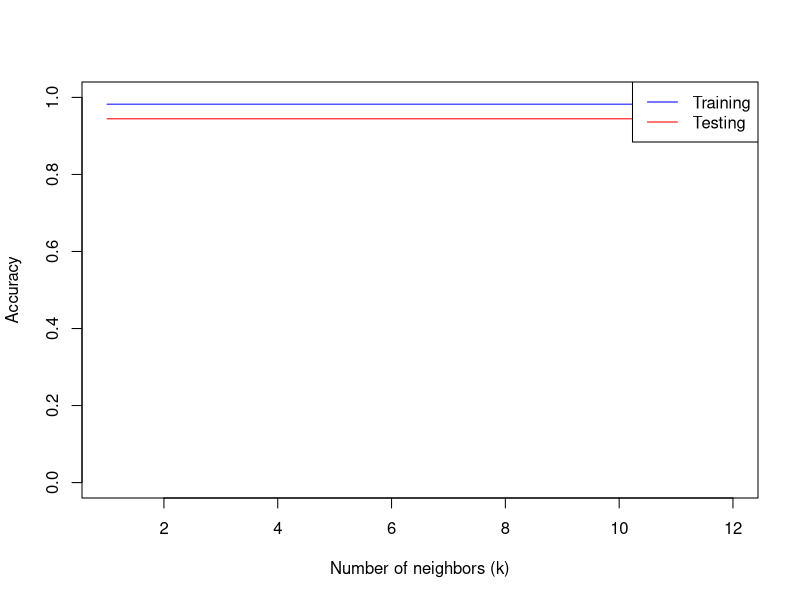
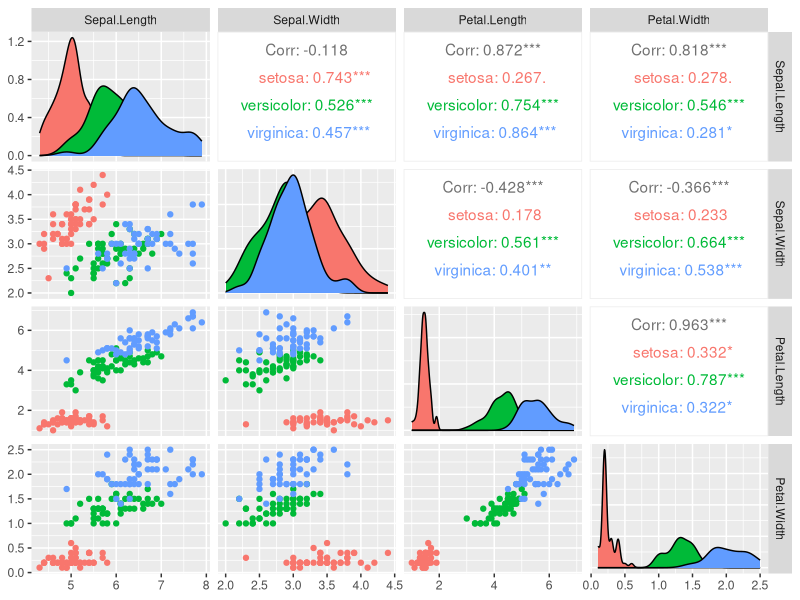
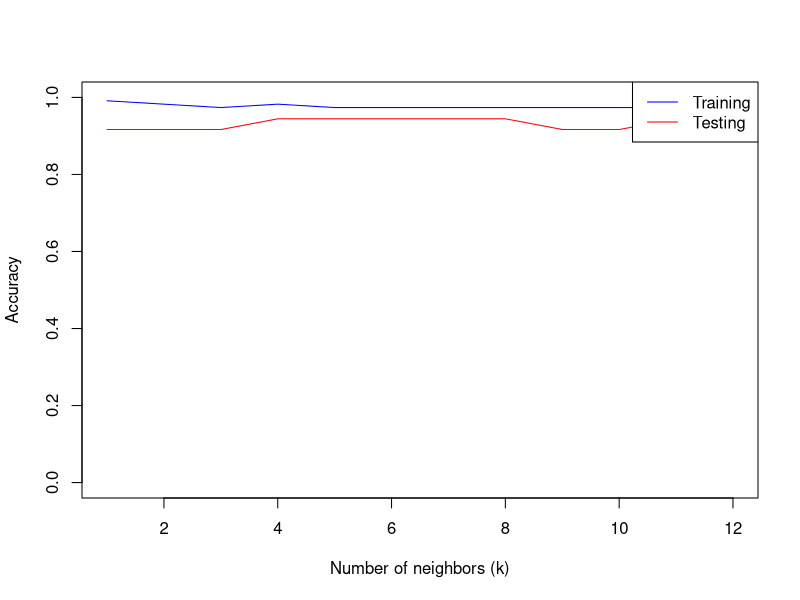

Reproduce these figures in R, in order. (Note: this script raises an error after producing the figures.)
#install.packages("kknn")
#library(kknn)
library(caret)
# Load the iris dataset
data(iris)

# Create a dataframe for the features
X <- as.data.frame(iris$Sepal.Length)
X <- cbind(X, iris$Sepal.Width)
X <- cbind(X, iris$Petal.Length)
X <- cbind(X, iris$Petal.Width)

# Create a vector for the labels
Y <- iris$Species

# K-Nearest Neighbors

# Predict the species of a new flower
flower <- c(3.2, 2.2, 2.5, 1.9)

# Calculate the Euclidean distances
dis <- sqrt((X$`iris$Sepal.Length` - flower[1])^2 + (X$`iris$Sepal.Width` - flower[2])^2 + (X$`iris$Petal.Length` - flower[3])^2 + (X$`iris$Petal.Width` - flower[4])^2)
dis

# Add distances and species to the dataframe
X$distances <- dis
X$Species <- Y

# Sort the dataframe by distances
X <- X[order(X$distances), ]

# Get the species counts of the nearest neighbors
nearest_species <- head(X, 5)$Species
species_counts <- table(nearest_species)

# Predicted species of the new flower
predicted_species <- names(species_counts)[which.max(species_counts)]
predicted_species

# Scikit-Learn Algorithm for KNN

library(caret)
library(e1071)
library(reshape2)

# Load iris dataset
data(iris)

# Split the data into features (X) and labels (Y)
X <- iris[, 1:4]
Y <- iris[, 5]

# Split the data into training and testing sets
set.seed(3)
train_indices <- createDataPartition(Y, p = 0.75, list = FALSE)
xtrain <- X[train_indices, ]
xtest <- X[-train_indices, ]
ytrain <- Y[train_indices]
ytest <- Y[-train_indices]

# Train KNN model
model1 <- train(x = xtrain, y = ytrain, method = "knn",
                tuneGrid = data.frame(k = 5))

# Evaluate the model
predicted_species1 <- predict(model1, newdata = xtrain)
predicted_species1
train_accuracy = sum(predicted_species1 == ytrain)/length(ytrain)
print(train_accuracy)

predicted_species2 <- predict(model1, newdata = xtest)
predicted_species2
test_accuracy = sum(predicted_species2 == ytest)/length(ytest)
print(test_accuracy)


# Confusion matrix
confusionMatrix(data = predict(model1, xtrain), reference = ytrain)
confusionMatrix(data = predict(model1, xtest), reference = ytest)

# Tuning of number of neighbors
accuracy_train <- c()
accuracy_test <- c()

for (k in 1:12) {
  model <- train(x = xtrain, y = ytrain, method = "knn", tuneGrid = data.frame(k = k))
  predicted_species1 <- predict(model1, newdata = xtrain)
  predicted_species1
  train_accuracy = sum(predicted_species1 == ytrain)/length(ytrain)
  accuracy_train <- c(accuracy_train, train_accuracy)
  
  predicted_species2 <- predict(model1, newdata = xtest)
  predicted_species2
  test_accuracy = sum(predicted_species2 == ytest)/length(ytest)
  accuracy_test <- c(accuracy_test, test_accuracy)
}

print("Accuracy scores (train):")
print(accuracy_train)
print("Accuracy scores (test):")
print(accuracy_test)

# Plotting accuracy scores
plot(1:12, accuracy_train, type = "l", col = "blue", xlab = "Number of neighbors (k)", ylab = "Accuracy", ylim = c(0, 1))
lines(1:12, accuracy_test, type = "l", col = "red")
legend("topright", legend = c("Training", "Testing"), col = c("blue", "red"), lty = 1)


install.packages("GGally")
library(GGally)

# Create a new dataframe with labels
X_new <- X
X_new$Labels <- Y

# Generate pairplot
ggpairs(X_new, columns = 1:4, aes(color = Labels))


# Feature Selection
xt <- subset(X, select = c("Petal.Length", "Petal.Width"))
yt <- Y


# Split the data into training and testing sets
set.seed(0)
train_indices <- createDataPartition(yt, p = 0.75, list = FALSE)
xtrainS <- xt[train_indices, ]
xtestS <- xt[-train_indices, ]
ytrainS <- yt[train_indices]
ytestS <- yt[-train_indices]

# Tuning of number of neighbors for feature-selected data
accuracy_train <- c()
accuracy_test <- c()

for (k in 1:12) {
  model <- train(x = xtrainS, y = ytrainS, method = "knn", tuneGrid = data.frame(k = k))
  predicted_species1 <- predict(model, newdata = xtrainS)
  predicted_species1
  train_accuracy = sum(predicted_species1 == ytrainS)/length(ytrainS)
  accuracy_train <- c(accuracy_train, train_accuracy)
  
  predicted_species2 <- predict(model, newdata = xtestS)
  predicted_species2
  test_accuracy = sum(predicted_species2 == ytestS)/length(ytestS)
  accuracy_test <- c(accuracy_test, test_accuracy)
}

plot(1:12, accuracy_train, type = "l", col = "blue", xlab = "Number of neighbors (k)", ylab = "Accuracy", ylim = c(0, 1))
lines(1:12, accuracy_test, type = "l", col = "red")
legend("topright", legend = c("Training", "Testing"), col = c("blue", "red"), lty = 1)

model4 <- train(x = xtrainS, y = ytrainS, method = "knn", tuneGrid = data.frame(k = 3))

predicted_species1 <- predict(model4, newdata = xtrainS)
predicted_species1
train_accuracy = sum(predicted_species1 == ytrainS)/length(ytrainS)
print(train_accuracy)

predicted_species2 <- predict(model4, newdata = xtestS)
predicted_species2
test_accuracy = sum(predicted_species2 == ytestS)/length(ytestS)
print(test_accuracy)

# Make predictions
sl <- 3.3
sw <- 3.9
pl <- 4.4
pw <- 4.3

new_data <- data.frame(Sepel.Length = sl,
                       Sepel.Width = sw,
                       Petal.Length = pl, 
                       Petal.Width = pw)
predicted_species <- predict(model1, newdata = new_data)
print("Prediction using model1:")
print(predicted_species)

new_data <- data.frame(Petal.Length = pl, Petal.Width = pw)
predicted_species <- predict(model4, newdata = new_data)
print("Prediction using model4:")
print(predicted_species)
